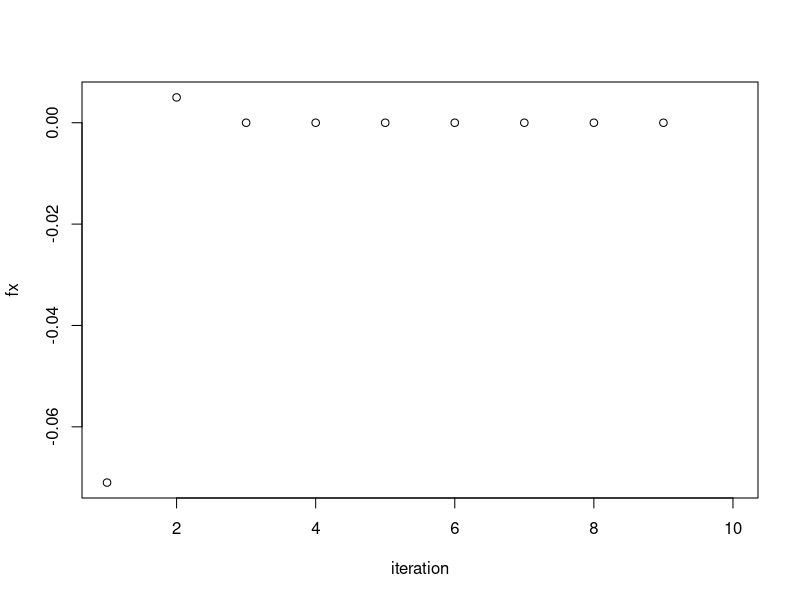

Source code (R):
library(datasets)  # Load/unload base packages manually

secant <- function(xmin, x, n, f) {
  fx <- c()
  xminList <- c()
  xList <- c()
  xPlusList <- c()
  for(i in 1:n) {
    xplus = x - (f(x)*(xmin-x)) / (f(xmin)-f(x))
    fx[i] <- format(round(f(xplus), 3), nsmall = 3)
    xminList[i] <- format(round(xmin, 3), nsmall = 3)
    xList[i] <- format(round(x, 3), nsmall = 3)
    xPlusList[i] <- format(round(xplus, 3), nsmall = 3)
    xmin = x
    x = xplus
  }
  
  iteration = c(1:n)
  plot(iteration, fx)
  
  data = matrix(c(xminList,xList,xPlusList,fx), n, 4)
  colnames(data) <- c('x-1', 'x','x+1', 'f(x)')
  rownames(data) <- c(1:n)
  
  table = as.table(data)
  
  table
  
}

f <- function(x) {
  return(exp(1)^(-x) - x)
}

secant(0, 1, 10, f)

